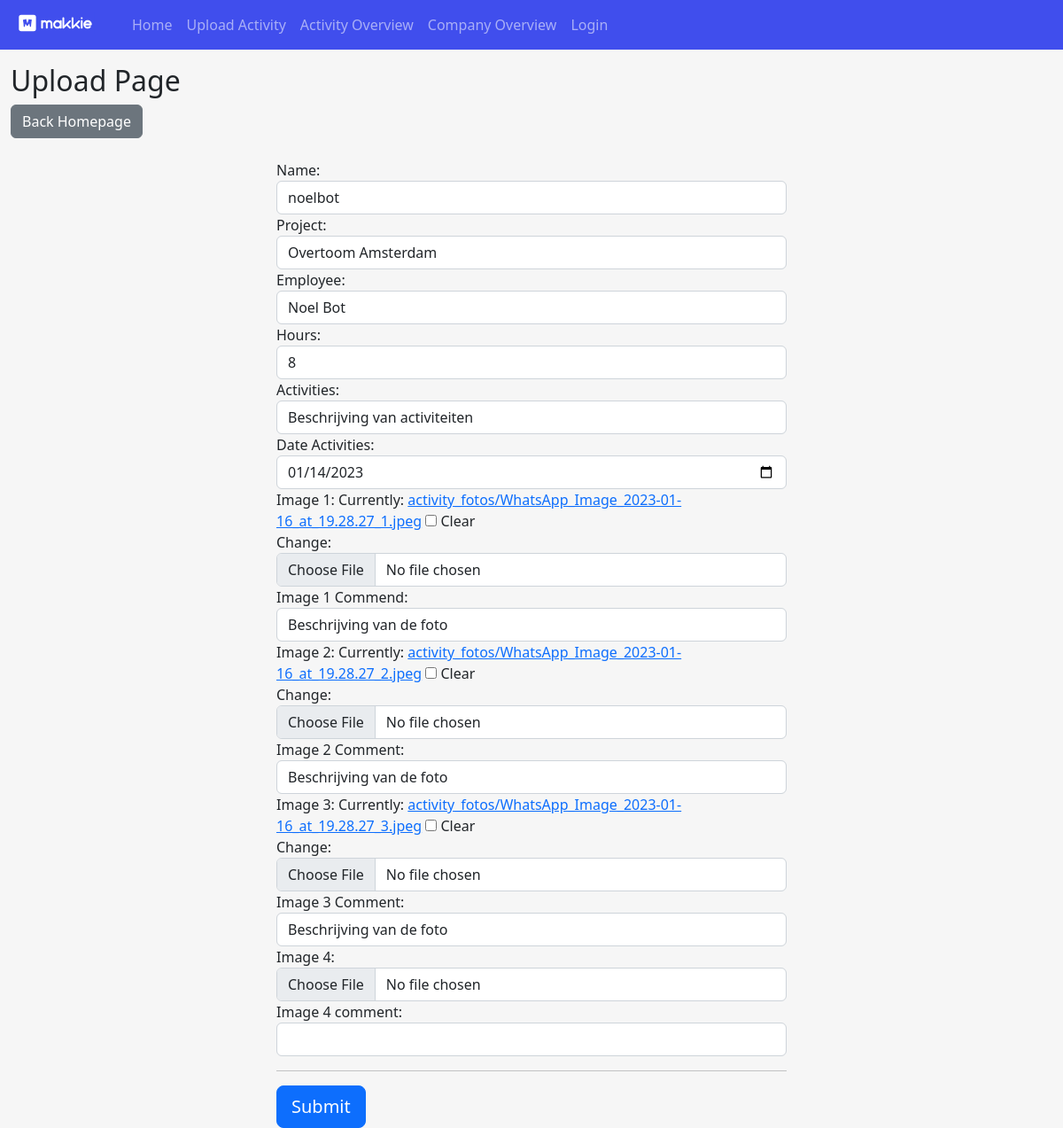
Screenshot of /update-activity/26/ with the database file from the repository.
### upload/models.py (models this page shows, shortened)
class UploadActivity(models.Model):
	name = models.ForeignKey(User, on_delete=models.CASCADE, null=True)
	project_name = models.ForeignKey('CreateProject', on_delete=models.CASCADE, null=True)
	employee_name = models.ForeignKey('CreateEmployee', on_delete=models.CASCADE, null=True)
	hours_worked = models.IntegerField(null=True, blank=True)
	activities_performed = models.CharField(max_length=264, null=True, blank=False)
	date = models.DateField(auto_now=False, null=True, blank=False)
	date_created_system = models.DateTimeField(auto_now_add=True,null=True) #check this one is it correct and functional
	image_1 = models.ImageField(upload_to='activity_fotos', null=True, blank=True)
	image_1_comments = models.CharField(max_length=264, null=True, blank=True)
	image_2 = models.ImageField(upload_to='activity_fotos', null=True, blank=True)
	image_2_comments = models.CharField(max_length=264, null=True, blank=True)
	image_3 = models.ImageField(upload_to='activity_fotos', null=True, blank=True)
	image_3_comments = models.CharField(max_length=264, null=True, blank=True)
	image_4 = models.ImageField(upload_to='activity_fotos', null=True, blank=True)
	image_4_comments = models.CharField(max_length=264, null=True, blank=True)
	class Meta:
		ordering = ['-date']
		verbose_name = 'Upload activity'
		verbose_name_plural = 'Upload activities'

class CreateProject(models.Model):
	project_name = models.CharField(max_length=264, unique=True, null=True, blank=False)
	project_address = models.CharField(max_length=264, unique=False, null=True, blank=False)
	project_description = models.CharField(max_length=1000, null=True, blank=True)
	project_start_date = models.DateField(auto_now=False, auto_now_add=False, null=True, blank=True)
	project_delivery_date = models.DateField(auto_now=False, auto_now_add=False, null=True, blank=True)
	def __str__(self):
		return self.project_name

### upload/views.py (the view)
# urls.py: path('update-activity/<str:pk>/', views.updateactivity, name="update-activity"),
def updateactivity(request, pk):
 	update_activity = UploadActivity.objects.get(id=pk)
 	form_upload_activity = UploadActivityForm(instance=update_activity)
 	if request.method == 'POST':
 		form_upload_activity = UploadActivityForm(request.POST, instance=update_activity)
 		if form_upload_activity.is_valid():
 			form_upload_activity.save()
 			return redirect('uploadoverview')
 	context = {'form_upload_activity': form_upload_activity}
 	return render(request, 'upload.html', context)
 	form_upload_activity = UploadActivityForm(request.POST, instance=update_activity)

### upload/forms.py
class UploadActivityForm(ModelForm):
	class Meta:
		model = UploadActivity
		fields = [
		'name',
		'project_name',
		'employee_name',
		'hours_worked',
		'activities_performed',
		'date',
		'image_1',
		'image_1_comments',
		'image_2',
		'image_2_comments',
		'image_3',
		'image_3_comments',
		'image_4',
		'image_4_comments',
		]
		widgets = {
			'date': DateInput(),
		}

### upload/models.py (called while the page is built)
	def __str__(self):
		return self.employee_first_name + ' ' + self.employee_last_name

### upload/templates/upload.html (shortened to what this page needs)
{% extends 'main.html' %}
{% load static %}
{% load widget_tweaks %}
{% block content %}
<div class="container-fluid mt-3">
<h2>Upload Page</h2>
<a href="{% url 'home' %}" class="btn btn-secondary">Back Homepage</a>
<br>
<br>
<form action="" method="POST" enctype="multipart/form-data">
<div class="row justify-content-center">
      <div class="col-sm-10 col-md-6">
            Name: {{ form_upload_activity.name|add_class:"form-control"}}
            Project: {{ form_upload_activity.project_name|add_class:"form-control"}}
            Employee: {{ form_upload_activity.employee_name|add_class:"form-control"}}
            Hours: {{ form_upload_activity.hours_worked|add_class:"form-control"}}
            Activities: {{ form_upload_activity.activities_performed|add_class:"form-control"}}
            Date Activities: {{ form_upload_activity.date|add_class:"form-control"}}
            Image 1: {{ form_upload_activity.image_1|add_class:"form-control"}}
            Image 1 Commend: {{ form_upload_activity.image_1_comments|add_class:"form-control"}}
            Image 2: {{ form_upload_activity.image_2|add_class:"form-control"}}
            Image 2 Comment: {{ form_upload_activity.image_2_comments|add_class:"form-control"}}
            Image 3: {{ form_upload_activity.image_3|add_class:"form-control"}}
            Image 3 Comment: {{ form_upload_activity.image_3_comments|add_class:"form-control"}}
            Image 4: {{ form_upload_activity.image_4|add_class:"form-control"}}
            Image 4 comment: {{ form_upload_activity.image_4_comments|add_class:"form-control"}}
        <hr class="mb-3">
        <button class="btn btn-primary btn-lg bt-block" type="submit">Submit</button>
      </div>
    </div>
</form>
</div>
{% endblock %}

### overview/static/overview/css/overview.css (style rules this page uses)
body { background-color: #F6F6F6; }

### rows the page displays
UploadActivity: name "noelbot", employee_name "Noel Bot", hours_worked "8", activities_performed "Beschrijving van activiteiten", date "01/14/2023", image_1_comments "Beschrijving van de foto", image_2_comments "Beschrijving van de foto", image_3_comments "Beschrijving van de foto"
CreateProject: project_name "Overtoom Amsterdam"
